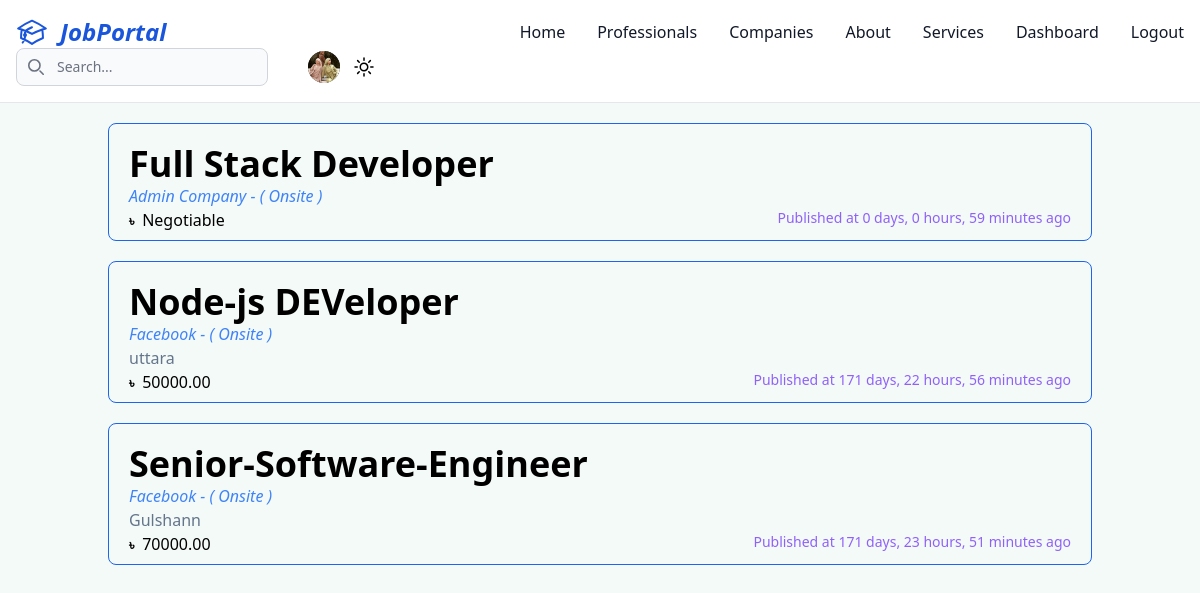
The app's page / (signed in) with its own data.
### core/models.py (models this page shows, shortened)
class CustomUser(AbstractBaseUser, PermissionsMixin):
    id = models.UUIDField(primary_key=True, default=uuid.uuid4, unique=True, editable=False)
    email = models.EmailField(_('email address'), unique=True)
    avatar = models.ImageField(upload_to=user_avatar_upload_path, blank=True, null=True, verbose_name=_('Avatar'))
    is_active = models.BooleanField(_('active'), default=True)
    is_staff = models.BooleanField(_('staff status'), default=False)
    date_joined = models.DateTimeField(_('date joined'), auto_now_add=True)
    full_name = models.CharField(max_length=255, blank=True)
    updated_at = models.DateTimeField(auto_now=True)
    objects = CustomUserManager()
    USERNAME_FIELD = 'email'
    REQUIRED_FIELDS = []
    class Meta:
        db_table = 'User'
        verbose_name = _('User')
        verbose_name_plural = _('Users')

class JobPost(models.Model):
    jobs = (
        ('Onsite', 'Onsite'),
        ('Hybrid', 'Hybrid'),
        ('Remote', 'Remote'),
    )
    id = models.UUIDField(primary_key=True, default=uuid.uuid4, unique=True, editable=False)
    recruiter = models.ForeignKey(Recruiter, on_delete=models.CASCADE)
    position = models.CharField(max_length=150)
    number_of_vacancies = models.IntegerField(null=True, blank=True, default=1)
    about_this_job = RichTextField()
    location = models.TextField()
    salary = models.DecimalField(max_digits=8, decimal_places=2, null=True)
    skills_requied = models.ManyToManyField(Skills)
    job_type = models.CharField(max_length=20, choices = jobs, default='Onsite')
    deadline = models.DateTimeField(null=True)
    is_active = models.BooleanField(default=True)
    created_at = models.DateTimeField(auto_now_add=True)
    updated_at = models.DateTimeField(auto_now=True)
    class Meta:
        db_table = "JobPost"
        verbose_name = _('JobPost')
        verbose_name_plural = _('JobPosts')

class Recruiter(models.Model):
    id = models.UUIDField(primary_key=True, default=uuid.uuid4, unique=True, editable=False)
    user = models.OneToOneField(CustomUser, on_delete=models.CASCADE)
    company_name = models.CharField(max_length=150, verbose_name=_('Company Name'))
    company_address = models.TextField(verbose_name=_('Company Address'))
    company_about = models.TextField(verbose_name=_('About Company'))
    company_logo = models.ImageField(upload_to=company_image_upload_path, verbose_name=_('Company Logo'))
    company_cover_photo = models.ImageField(upload_to=company_cover_image_upload_path, verbose_name=_('Company Cover Photo'), null=True)
    total_employees = models.IntegerField(default=0, null=True)
    website = models.URLField(null=True)
    main_services = models.CharField(max_length=150, null=True)
    created_at = models.DateTimeField(auto_now_add=True)
    updated_at = models.DateTimeField(auto_now=True)
    class Meta:
        db_table = "Recruiter"
        verbose_name = _('Recruiter')
        verbose_name_plural = _('Recruiters')

### core/views.py (the view)
# urls.py: path('', home, name='home'),
def home(request):
    jobs = JobPost.objects.filter(is_active=True).order_by('-created_at')
    return render(request, 'core/home.html', {'jobs': jobs})

### core/templatetags/custom_filters.py (called while the page is built)
@register.filter
def calculate_days_hours_since(value):
    print(value)
    if value:
        now = timezone.now()  # Use timezone.now() to ensure a timezone-aware datetime
        duration = now - value
        days = duration.days
        hours = duration.seconds // 3600
        minutes = (duration.seconds % 3600) // 60
        return f"{days} days, {hours} hours, {minutes} minutes ago"
    return ""

### templates/core/home.html (shortened to what this page needs)
{% extends "_base.html" %}
{% load custom_filters %}
{% block content %}
    {% if jobs %}
        {% for job in jobs %}
            <a href="{% url 'details_job' job.id %}" class="">
                <div class="border border-blue-600 dark:bg-slate-600 m-5 px-5 pt-5 pb-2 rounded-lg dark:text-slate-200 hover:bg-blue-200"  data-tooltip-target="tooltip-animation-job-{{job.id}}">
                    <h1 class="lg:text-4xl text-2xl font-bold">{{ job.position }}</h1>
                    <p class="text-blue-500 italic">{{ job.recruiter.company_name }} - ( {{ job.job_type }} )</p>
                    <p class="text-slate-500">{{ job.location }}</p>
                    <div class="flex justify-between align-bottom">
                        <p><strong class="font-extrabold text-sm">৳&nbsp;</strong>{% if job.salary %} {{ job.salary }} {% else %} Negotiable {% endif %}</p>
                        {% if job.created_at %}
                            <p class="text-purple-500 text-[.7rem] lg:text-sm text-right">Published at {{ job.created_at|calculate_days_hours_since }}</p>
                        {% endif %}
                    </div>
                </div>
            </a>
        {% endfor %}
    {% else %}
    <div class="h-[80vh] grid place-items-center font-bold text-4xl text-red-500">
        No Job Post Published Yet
    </div>
    {% endif %}
{% endblock content %}

### templates/navbar.html (shortened to what this page needs)
{% load static %}
<nav class="bg-white border-gray-200 fixed w-full z-20 top-0 start-0 border-b dark:bg-gray-900">
  <div class="max-w-screen-xl flex flex-wrap items-center justify-between mx-auto p-4">
    <a href="{% url 'home' %}" class="flex items-center space-x-3 rtl:space-x-reverse text-blue-700">
        <span class="self-center text-2xl font-semibold whitespace-nowrap dark:text-white italic">JobPortal</span>
    </a>
    <div class="flex md:order-2">
      <div class="relative hidden md:block mr-10">
        <div class="absolute inset-y-0 start-0 flex items-center ps-3 pointer-events-none">
        </div>
        <form action="{% url 'search' %}">
          <input name="search" type="text" id="search-navbar" class="block w-full p-2 ps-10 text-sm text-gray-900 border border-gray-300 rounded-lg bg-gray-50 focus:ring-blue-500 focus:border-blue-500 dark:bg-gray-700 dark:border-gray-600 dark:placeholder-gray-400 dark:text-white dark:focus:ring-blue-500 dark:focus:border-blue-500" placeholder="Search...">
        </form>
      </div>
      {% if request.user.is_authenticated %}
      <div class="flex gap-2 items-center mx-1 md:mx-0 md:order-2 md:space-x-0 rtl:space-x-reverse">
        <button type="button" class="flex text-sm bg-gray-800 rounded-full md:me-0 focus:ring-4 focus:ring-gray-300 dark:focus:ring-gray-600" id="user-menu-button" aria-expanded="false" data-dropdown-toggle="user-dropdown" data-dropdown-placement="bottom">
          <img class="w-8 h-8 rounded-full object-cover" src="{% if request.user.avatar %} {{ request.user.avatar.url }} {% else %} {% static 'image/job-reqruiter.jpeg' %} {% endif %}" alt="{{ request.user.full_name }} photo">
        </button>
        <button type="button" class="flex dark:bg-white p-1 rounded-full" aria-expanded="false" data-dropdown-toggle="darkmode-dropdown" data-dropdown-placement="bottom">
        </button>
      </div>
      {% endif %}
    </div>
    <div class="items-center justify-between hidden w-full md:flex md:w-auto md:order-1" id="navbar-search">
      <ul class="flex flex-col p-4 md:p-0 mt-4 font-medium border border-gray-100 rounded-lg bg-gray-50 md:space-x-8 rtl:space-x-reverse md:flex-row md:mt-0 md:border-0 md:bg-white dark:bg-gray-800 md:dark:bg-gray-900 dark:border-gray-700">
        <li>
          <a href="{% url 'home' %}" class="block py-2 px-3 text-gray-900 rounded hover:bg-gray-100 md:hover:bg-transparent md:hover:text-blue-700 md:p-0 dark:text-white md:dark:hover:text-blue-500 dark:hover:bg-gray-700 dark:hover:text-white md:dark:hover:bg-transparent dark:border-gray-700">Home</a>
        </li>
        <li>
          <a href="{% url 'professionals' %}" class="block py-2 px-3 text-gray-900 rounded hover:bg-gray-100 md:hover:bg-transparent md:hover:text-blue-700 md:p-0 dark:text-white md:dark:hover:text-blue-500 dark:hover:bg-gray-700 dark:hover:text-white md:dark:hover:bg-transparent dark:border-gray-700">Professionals</a>
        </li>
        <li>
          <a href="{% url 'recruiters_list' %}" class="block py-2 px-3 text-gray-900 rounded hover:bg-gray-100 md:hover:bg-transparent md:hover:text-blue-700 md:p-0 dark:text-white md:dark:hover:text-blue-500 dark:hover:bg-gray-700 dark:hover:text-white md:dark:hover:bg-transparent dark:border-gray-700">Companies</a>
        </li>
        <li>
          <a href="{% url 'about' %}" class="block py-2 px-3 text-gray-900 rounded hover:bg-gray-100 md:hover:bg-transparent md:hover:text-blue-700 md:p-0 md:dark:hover:text-blue-500 dark:text-white dark:hover:bg-gray-700 dark:hover:text-white md:dark:hover:bg-transparent dark:border-gray-700">About</a>
        </li>
        <li>
          <a href="{% url 'services' %}" class="block py-2 px-3 text-gray-900 rounded hover:bg-gray-100 md:hover:bg-transparent md:hover:text-blue-700 md:p-0 dark:text-white md:dark:hover:text-blue-500 dark:hover:bg-gray-700 dark:hover:text-white md:dark:hover:bg-transparent dark:border-gray-700">Services</a>
        </li>
        {% if not request.user.is_authenticated %}
        <li>
          <a href="{% url 'user_signup' %}" class="block py-2 px-3 text-gray-900 rounded hover:bg-gray-100 md:hover:bg-transparent md:hover:text-blue-700 md:p-0 dark:text-white md:dark:hover:text-blue-500 dark:hover:bg-gray-700 dark:hover:text-white md:dark:hover:bg-transparent dark:border-gray-700">Signup</a>
        </li>
        <li>
          <a href="{% url 'user_login' %}" class="block py-2 px-3 text-gray-900 rounded hover:bg-gray-100 md:hover:bg-transparent md:hover:text-blue-700 md:p-0 dark:text-white md:dark:hover:text-blue-500 dark:hover:bg-gray-700 dark:hover:text-white md:dark:hover:bg-transparent dark:border-gray-700">Login</a>
        </li>
        {% else %}
        <li>
          <a href="{% url 'dashboard' %}" class="block py-2 px-3 text-gray-900 rounded hover:bg-gray-100 md:hover:bg-transparent md:hover:text-blue-700 md:p-0 dark:text-white md:dark:hover:text-blue-500 dark:hover:bg-gray-700 dark:hover:text-white md:dark:hover:bg-transparent dark:border-gray-700">Dashboard</a>
        </li>
        <li>
          <a href="{% url 'user_logout' %}" class="block py-2 px-3 text-gray-900 rounded hover:bg-gray-100 md:hover:bg-transparent md:hover:text-blue-700 md:p-0 dark:text-white md:dark:hover:text-blue-500 dark:hover:bg-gray-700 dark:hover:text-white md:dark:hover:bg-transparent dark:border-gray-700">Logout</a>
        </li>
        {% endif %}
      </ul>
    </div>
  </div>
</nav>
<div class="nav-wrapper"></div>

### templates/_base.html (style rules this page uses)
nav ul li { position: relative; }
nav ul li::after { content: ""; position: absolute; bottom: 0; left: 0; border-bottom: 1.3px solid blue; width: 0%; transition: all .3s linear; }

### records on screen
CustomUser: avatar (picture)
JobPost: position "Full Stack Developer", recruiter.company_name "Admin Company", job_type "Onsite", shows "Negotiable", created_at|calculate_days_hours_since "0 days, 0 hours, 59 minutes ago"
JobPost: position "Node-js DEVeloper", recruiter.company_name "Facebook", job_type "Onsite", location "uttara", salary "50000.00", created_at|calculate_days_hours_since "171 days, 22 hours, 56 minutes ago"
JobPost: position "Senior-Software-Engineer", recruiter.company_name "Facebook", job_type "Onsite", location "Gulshann", salary "70000.00", created_at|calculate_days_hours_since "171 days, 23 hours, 51 minutes ago"
